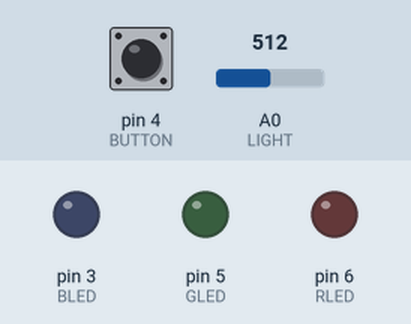
Simulated run of this sketch. Board: Arduino Uno, built with avr-gcc and run on an emulated ATmega328P. Shown: output pins drawn as LEDs (lit = HIGH). The inputs (shaded band) are chosen by the test bench; at power-on: A0 (LIGHT) = 512, pin 4 (BUTTON) HIGH. Pins used as bus, display or sensor lines are not drawn.

Above: at 1.2 s.
1.3 s: A0 (LIGHT) set to 490
At 1.7 s:
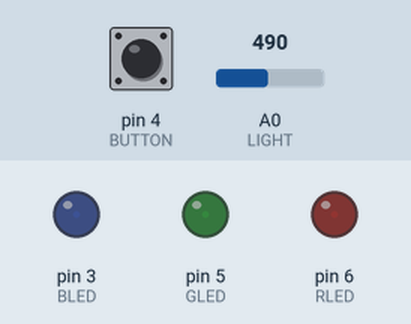
2.8 s: A0 (LIGHT) set to 122
At 4.0 s:
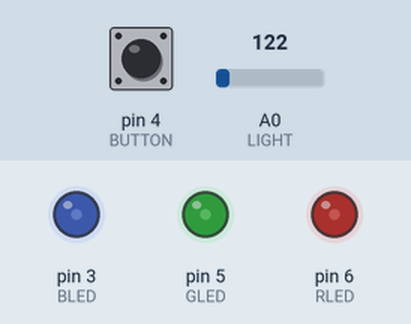
4.3 s: pin 4 (BUTTON) pulled LOW for 0.15 s
At 4.8 s:
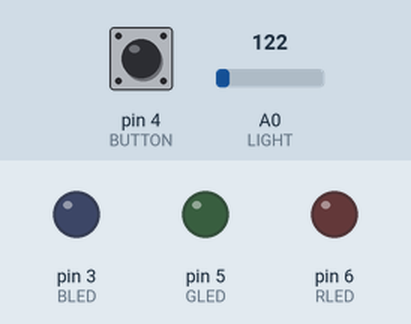
5.9 s: pin 4 (BUTTON) pulled LOW for 1 s
At 7.3 s:
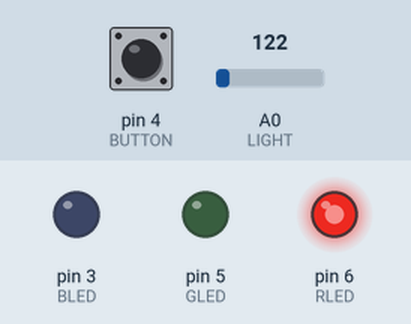
8.4 s: pin 4 (BUTTON) pulled LOW for 0.15 s
At 9.2 s:
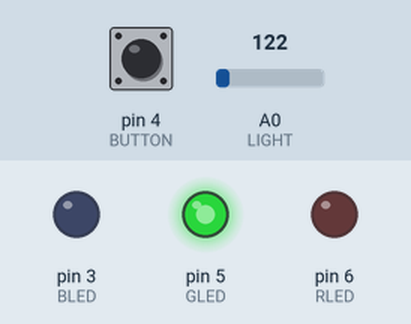
10.0 s: A0 (LIGHT) set to 306
At 10.7 s:
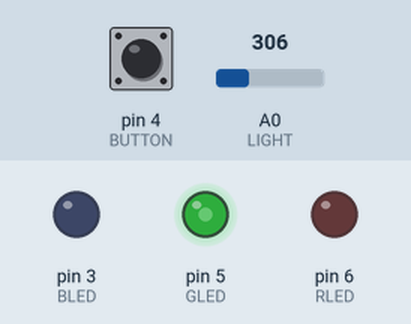
Timing chart, 0 to 12.5 s (numbered marks = the images above; inputs shaded):
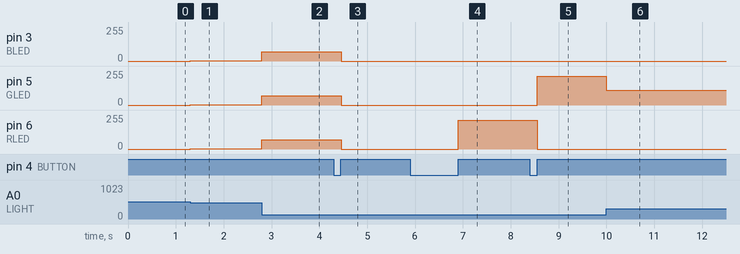

Measured:
- after the input at 1.3 s, pin 3 (BLED), pin 5 (GLED), pin 6 (RLED): 0/255 → 1/255 at once
- after the input at 2.8 s, pin 3 (BLED), pin 5 (GLED), pin 6 (RLED): 1/255 → 70/255 at once
- after the input at 4.3 s, pin 3 (BLED), pin 5 (GLED), pin 6 (RLED): 70/255 → 0/255 after 0.16 s
- after the input at 5.9 s, pin 6 (RLED): 0/255 → 215/255 after 1.0 s
- after the input at 8.4 s, pin 5 (GLED): 0/255 → 215/255 after 0.16 s; pin 6 (RLED): 215/255 → 0/255 after 0.16 s
- after the input at 10.0 s, pin 5 (GLED): 215/255 → 110/255 at once

The sketch:

IntroToAdruinoShieldTest.ino
```cpp
//Automatic Night Light

const int LIGHT=A0;          //Lght Sensor on Analog Pin 0
const int BUTTON=4;          //The Button is connected to pin 2
const int RLED=6;            //Red LED on pin 6 (PWM)
const int GLED=5;            //Green LED on Pin 5 (PWM)
const int BLED=3;            //blue LED on Pin 3 (PWM)
const int Vcc=A1;            //set to high
const int GND=2;             //set to low

const int MIN_LIGHT=50;     //Minimum expected light value
const int MAX_LIGHT=500;      //Maximum Expected Light value
int val = 0;                 //variable to hold the analog reading


boolean lastButton = LOW;    //Last Button State
boolean currentButton = LOW; //Current Button State
int ledMode = 6;             //Cycle between LED states
float rval = 1;
float bval = 1;
float gval = 1;

void setup()
{
  pinMode (BLED, OUTPUT);   //Set Blue LED as Output
  pinMode (GLED, OUTPUT);   //Set Green LED as Output
  pinMode (RLED, OUTPUT);   //Set Red LED as Output
  pinMode (BUTTON, INPUT_PULLUP);  //Set button as input with internal pullup resistor
  pinMode (LIGHT, INPUT); // Set LDR to an input
  pinMode (GND, OUTPUT);  // Set Ground pin to output
  digitalWrite(GND, LOW);   // Set Ground pin to low
  pinMode (Vcc, OUTPUT);  // Set Voltage pin to output
  digitalWrite(Vcc, HIGH);   // Set Voltage pin to high
   // Serial.begin(9600);

}

/*
* Debouncing Function
* Pass it the previous button state,
* and get back the current debounced button state.
*/
boolean debounce(boolean last)
{
  boolean current = digitalRead(BUTTON);       //Read the button state
  if (last != current)                         //if it's different...
  {
    delay(5);                                  //wait 5ms
    current = digitalRead(BUTTON);             //read it again
  }
  return current;                              //return the current value
}

/*
* LED Mode Selection
* Pass a number for the LED state and set it accordingly
*/
int  setMode(int mode)
{
  //RED
  if (mode == 1)
  {
    rval=1;
    gval=0;
    bval=0;
  }
  //GREEN
  else if (mode == 2)
  {
    rval=0;
    gval=1;
    bval=0;
  }
  //BLUE
  else if (mode == 3)
  {
    rval=0;
    gval=0;
    bval=1;
  }
  //PURPLE (RED+BLUE)
  else if (mode == 4)
  {
    rval=.5;
    gval=0;
    bval=.5;
  }
  //TEAL (BLUE+GREEN)
  else if (mode == 5)
  {
    rval=0;
    gval=.5;
    bval=.5;
  }
  //ORANGE (GREEN+RED)
  else if (mode == 6)
  {
    rval=.5;
    gval=.5;
    bval=0;
  }
  //WHITE (GREEN+RED+BLUE)
  else if (mode == 7)
  {
    rval=.33;
    gval=.33;
    bval=.33;
  }
  //OFF (mode = 0)
  else
  {
    rval=0;
    gval=0;
    bval=0;
  }
}
void loop()
{
  currentButton = debounce(lastButton);           //read debounced state
  if (lastButton == LOW && currentButton == HIGH) //if it was pressed...
  {
    ledMode++;                                    //increment the LED value
  }
  lastButton = currentButton;                     //reset button value
  //if you’ve cycled through the different options, reset the counter to 0
  if (ledMode == 8) ledMode = 0;
  setMode(ledMode);                              //change the LED state


  val = analogRead(LIGHT);                      //read the light sensor
  val = map(val, MIN_LIGHT, MAX_LIGHT, 255, 0); //map the light reading
  val = constrain(val, 0, 255);                 //constrain light value
  analogWrite(RLED, val * rval);                       //control the LED
  analogWrite(BLED, val * bval);                       //control the LED
  analogWrite(GLED, val * gval);                       //control the LED


}
```
